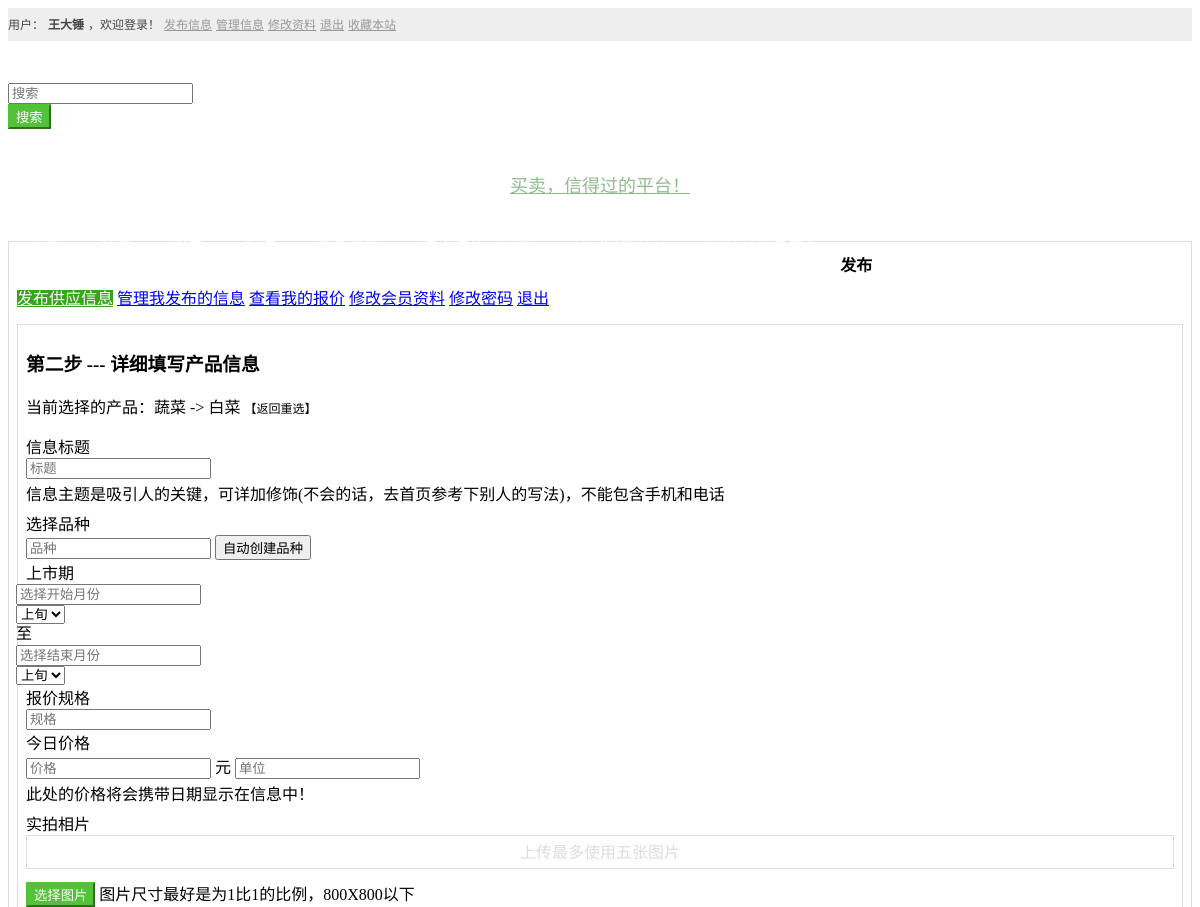
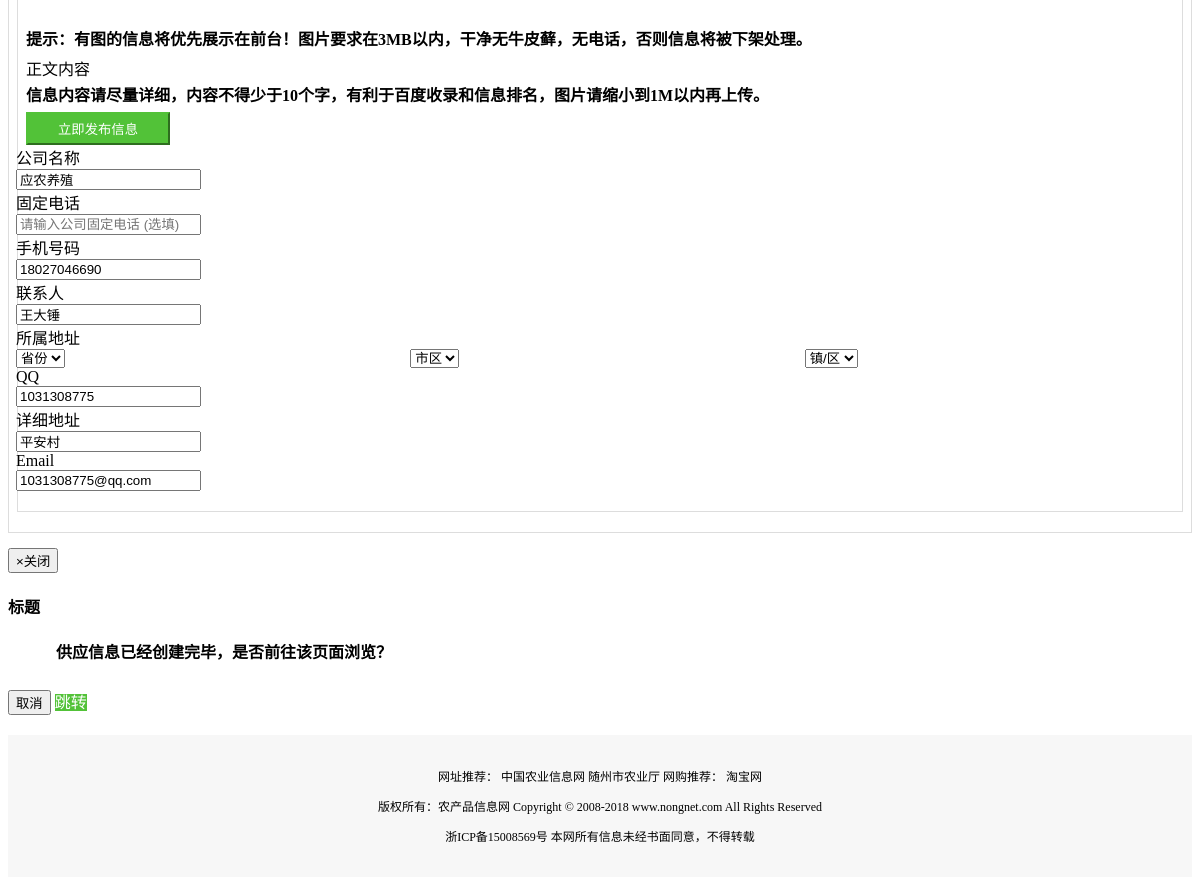
The page /publishDetail/1/1 (signed in) on the database as committed earlier (2 pictures, top to bottom).
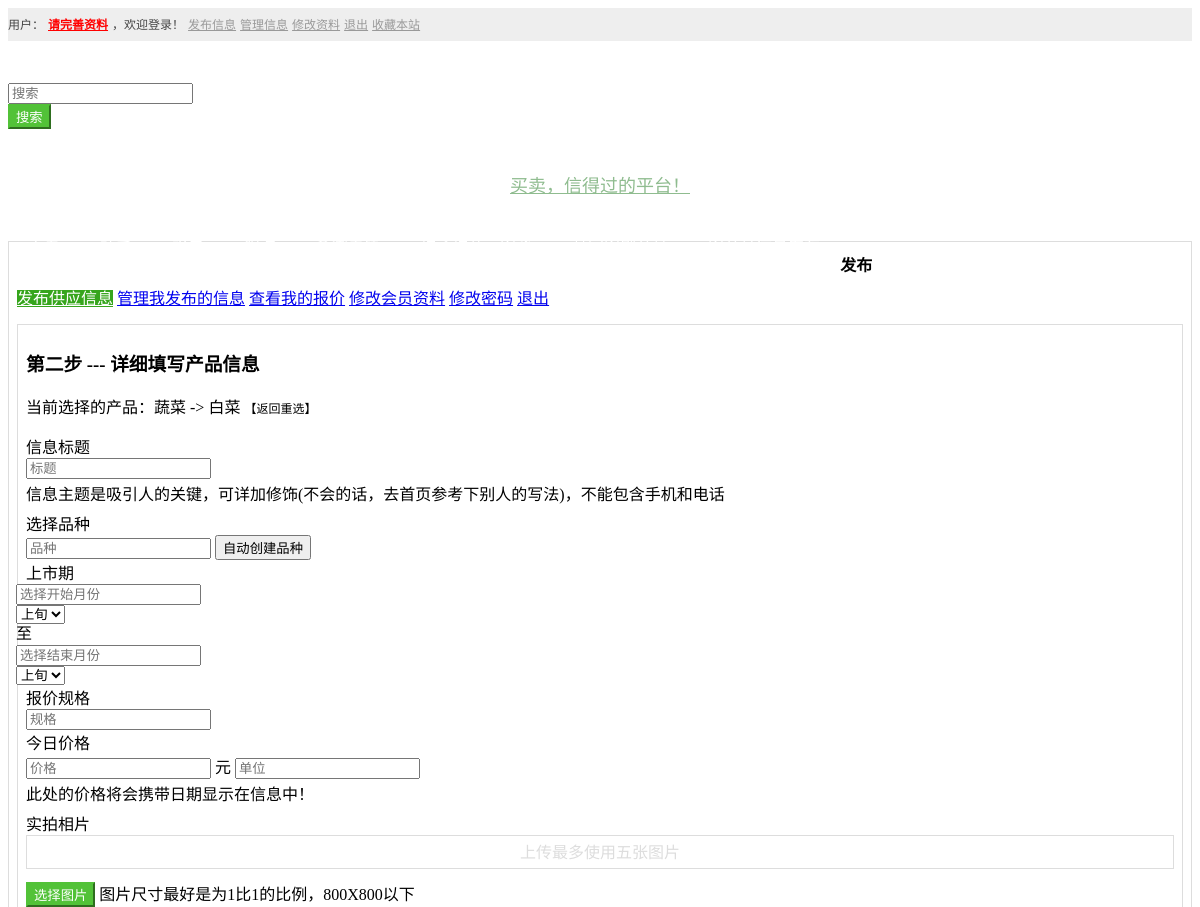
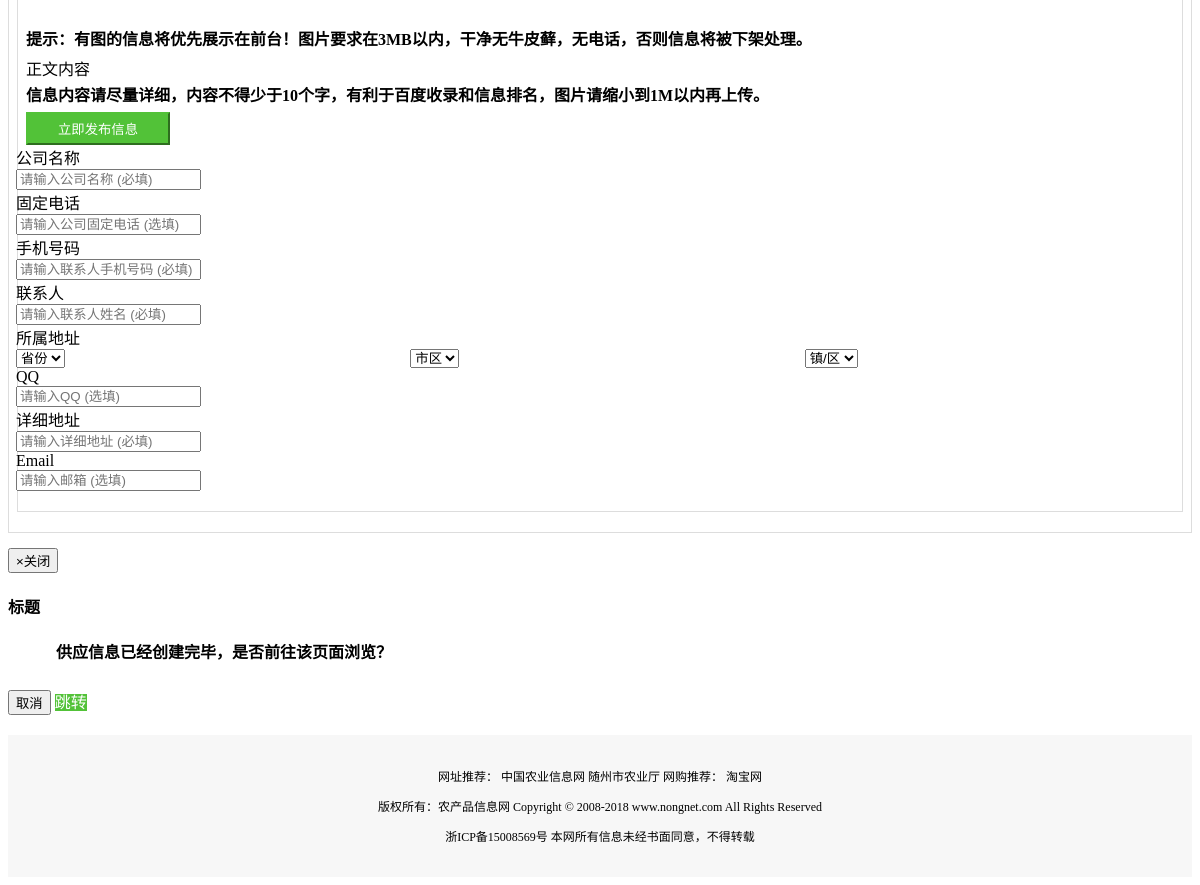
The same page on the database as committed later (2 pictures, top to bottom).
### home/models.py (models this page shows)
class p_menber(models.Model):
    username = models.CharField(max_length=30, help_text="关联用户")
    nickname = models.CharField(max_length=30, help_text="昵称", default="")
    type = models.CharField(max_length=10, help_text="1:代办（农产品经纪人）2：经销商 3：种养殖户 4：涉农企业 5：农业合作社", default="")
    company_name = models.CharField(max_length=80, help_text="公司名称", default="")
    password = models.CharField(max_length=90, help_text="密码")
    address_province = models.IntegerField(help_text="所属地区代码(省级)", default=0)
    address_city = models.IntegerField(help_text="所属地区代码(市级)", default=0)
    address_belong = models.IntegerField(help_text="所属地区代码（地区）", default=0)
    address_detail = models.CharField(max_length=200, help_text="详细地址", default="")
    contact_person = models.CharField(max_length=200, help_text="联系人", default="")
    contact_phone = models.CharField(max_length=200, help_text="联系人手机号码", default="")
    contact_tel = models.CharField(max_length=200, help_text="联系人固定号码", default="")
    contact_email = models.CharField(max_length=200, help_text="联系人邮箱", default="")
    contact_qq = models.CharField(max_length=200, help_text="联系人QQ", default="")
    company_des = models.CharField(max_length=600, help_text="公司介绍,不超过300字", default="")
    auth = models.IntegerField(help_text="封禁 1：正常 2：封禁", default=1)
    msg_limit = models.IntegerField(help_text="当天发表的文章次数", default=0)
    file_limit = models.IntegerField(help_text="当天上传的次数", default=0)
    limit_time = models.CharField(max_length=30, help_text="记录时间", default="1571453334.0664003")

### home/views.py (the view)
# urls.py: path('publishDetail/<int:father>/<int:child>', home_views.publishDetail),  # 发布详细信息
def publishDetail(request, father, child):
    if request.userInfo == None:
        return HttpResponseRedirect('/login')
    if father != None and child != None:
        if isinstance(father, int) and isinstance(child, int):
            template = loader.get_template('home/publishDetail.html')
            try:
                fatherObj = p_product.objects.get(id=father)
                childObj = p_product_child.objects.get(id=child)
                userInfo = p_menber.objects.get(username=request.userInfo['username'])
                userInfo = object_to_json(userInfo)
                nowChoose = {
                    'f_name': fatherObj.p_name,
                    'c_name': childObj.p_name
                }
            except:
                None
            context = {
                'now': nowChoose,
                'userInfo': userInfo,
                'id': {
                    'f': father,
                    'c': child
                }
            }
            return HttpResponse(template.render(context, request))
        else:
            return HttpResponse('页面参数错误')
    else:
        return HttpResponse('不存在参数')

### home/views.py (called while the page is built)
def object_to_json(obj):
    return dict([(kk, obj.__dict__[kk]) for kk in obj.__dict__.keys() if kk != "_state" and kk != "password"])

### home/templates/home/publishDetail.html (shortened to what the changed rows need)
{% load static %}
{% include "home/base_header.html" %}
<link rel="stylesheet" href="{% static '/css/common.css' %}">
<link rel="stylesheet" href="{% static '/css/body.css' %}">
<link rel="stylesheet" href="{% static '/css/publishDetail.css' %}">
<link href="{% static '/dist/lib/uploader/zui.uploader.min.css' %}" rel="stylesheet">
<link href="{% static '/dist/lib/datetimepicker/datetimepicker.min.css' %}" rel="stylesheet">
</head>
<body>
{% include "home/base_nav.html" %}
<div class="">
    <div class="container">
        <div class="col-md-12">
            <div class="card-box">
                <div class="clear_both">
                    <div class="col-xs-9">
                        <div class="card-box">
                            <div class="clear_both">
                                <form class="form-horizontal publish" method="post">
                                    <div style="margin-right: -10px;margin-left: -10px;margin-bottom: 15px">
                                        <div class="col-md-10 col-sm-10">
                                            <div class="clear_both">
                                                <div class="col-xs-6">
                                                    <div class="form-group">
                                                        <div class="col-md-8 col-sm-10">
                                                            <input type="text" name="company_name" class="form-control"
                                                                   id="exampleInputAccount2"
                                                                   placeholder="请输入公司名称 (必填)"
                                                                   value="{{ userInfo.company_name }}">
                                                        </div>
                                                    </div>
                                                </div>
                                                <div class="col-xs-6">
                                                    <div class="form-group">
                                                        <div class="col-md-8 col-sm-10">
                                                            <input type="text" name="contact_phone" class="form-control"
                                                                   id="exampleInputAccount5"
                                                                   placeholder="请输入联系人手机号码 (必填)"
                                                                   value="{{ userInfo.contact_phone }}">
                                                        </div>
                                                    </div>
                                                </div>
                                                <div class="col-xs-6">
                                                    <div class="form-group">
                                                        <div class="col-md-8 col-sm-10">
                                                            <input type="text" name="contact_person"
                                                                   class="form-control"
                                                                   id="exampleInputAccount4"
                                                                   placeholder="请输入联系人姓名 (必填)"
                                                                   value="{{ userInfo.contact_person }}">
                                                        </div>
                                                    </div>
                                                </div>
                                                <div class="col-xs-6">
                                                    <div class="form-group">
                                                        <div class="col-md-8 col-sm-10">
                                                            <input type="text" name="contact_qq" class="form-control"
                                                                   id="exampleInputAccount8"
                                                                   placeholder="请输入QQ (选填)"
                                                                   value="{{ userInfo.contact_qq }}">
                                                        </div>
                                                    </div>
                                                </div>
                                                <div class="col-xs-6">
                                                    <div class="form-group">
                                                        <div class="col-md-8 col-sm-10">
                                                            <input type="text" name="address_detail"
                                                                   class="form-control"
                                                                   id="exampleInputAccount3"
                                                                   placeholder="请输入详细地址 (必填)"
                                                                   value="{{ userInfo.address_detail }}">
                                                        </div>
                                                    </div>
                                                </div>
                                                <div class="col-xs-6">
                                                    <div class="form-group">
                                                        <div class="col-md-8 col-sm-10">
                                                            <input type="text" name="contact_email" class="form-control"
                                                                   id="exampleInputAccount7"
                                                                   placeholder="请输入邮箱 (选填)"
                                                                   value="{{ userInfo.contact_email }}">
                                                        </div>
                                                    </div>
                                                </div>
                                            </div>
                                        </div>
                                    </div>
                                </form>
                            </div>
                        </div>
                    </div>
                </div>
            </div>
        </div>
    </div>
</div>
{% include "home/base_footer.html" %}

### home/templates/home/base_nav.html (shortened to what this page needs)
<header>
    <div class="top-bar">
        <div class="container">
            <div class="col-lg-12 clear_both">
        <span class="pull-left">
            {% if request.userInfo != None %}
                <a><font color="#444">用户：</font></a>
                <a><b>{% autoescape off %}{{ request.userInfo.nickname }}{% endautoescape %}</b></a>
                <a><font color="#444">，欢迎登录！</font></a>
                <a href="/publish/">发布信息</a>
                <a href="/manage/1">管理信息</a>
                <a href="/registerReg/">修改资料</a>
                <a href="/logout/">退出</a>
            {% elif request.userInfo == None %}
                <a href="/login/">会员登陆</a>
                <a href="/register/">注册会员</a>
            {% endif %}
        </span>
                <span class="pull-right">
            <a href="">收藏本站</a>
        </span>
            </div>
        </div>
    </div>
    <div>
        <div class="container search-bar">
            <div class="col-md-3 col-sm-4">
            </div>
            <div class="col-md-5 col-sm-5 search-bar-input">
                <form action="/search">
                    <div class="input-group">
                        <div class="input-control search-box  has-icon-right search-example"
                             id="searchboxExample">
                            <input id="inputSearchExample3" type="search" class="form-control search-input"
                                   placeholder="搜索" name="keyword" value="{{ search }}">
                        </div>
                        <span class="input-group-btn">
                    <button  class="btn btn-green" type="submit">搜索</button>
                  </span>
                    </div>
                </form>
            </div>
            <div class="col-md-4 col-sm-3 search-bar-text">
                <a href="">买卖，信得过的平台！</a>
            </div>
        </div>
    </div>
    <div class="nav-bar">
        <div class="container">
            <div class="col-md-12">
                <ul class="nav-bar-box">
                    {% for item in request.nav %}
                        <li class="{{ item.active }}"><a href="/{{ item.link }}">{{ item.title }}</a></li>
                    {% endfor %}
                </ul>
            </div>
        </div>
    </div>
</header>

Rows that differ between the two databases and show on the page:
changed p_menber: nickname "王大锤" → empty (drawn); userInfo.nickname "王大锤" → "请完善资料"
Other text that changed with them:
form field company_name: "应农养殖" → (not shown)
form field contact_phone: "18027046690" → (not shown)
form field contact_person: "王大锤" → (not shown)
form field contact_qq: "1031308775" → (not shown)
form field address_detail: "平安村" → (not shown)
form field contact_email: "1031308775@qq.com" → (not shown)
